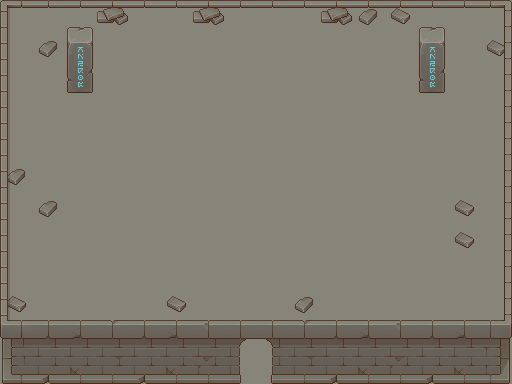

This is a level from a 2D game, rendered from its Tiled map with the project's own tilesets. A one-line summary and the complete map file follow:
An orthogonal 16x12 tile map with 32x32 px tiles, 3 tile layers (Capa de patrones 2, Capa de patrones 3, Capa de patrones 1), 4 tilesets.

<map version="1.10" tiledversion="1.10.1" orientation="orthogonal" renderorder="right-down" width="16" height="12" tilewidth="32" tileheight="32" infinite="0" nextlayerid="4" nextobjectid="1">
 <tileset firstgid="1" source="TX Tileset Wall.tsx" />
 <tileset firstgid="257" source="TX Tileset Stone Ground.tsx" />
 <tileset firstgid="321" source="TX Struct.tsx" />
 <tileset firstgid="577" source="TX Props.tsx" />
 <layer id="2" name="Capa de patrones 2" width="16" height="12">
  <data encoding="csv">
266,266,266,266,266,266,266,266,266,266,266,266,266,266,266,266,
266,266,266,266,266,266,266,266,266,266,266,266,266,266,266,266,
266,266,266,266,266,266,266,266,266,266,266,266,266,266,266,266,
266,266,266,266,266,266,266,266,266,266,266,266,266,266,266,266,
266,266,266,266,266,266,266,266,266,266,266,266,266,266,266,266,
266,266,266,266,266,266,266,266,266,266,266,266,266,266,266,266,
266,266,266,266,266,266,266,266,266,266,266,266,266,266,266,266,
266,266,266,266,266,266,266,266,266,266,266,266,266,266,266,266,
266,266,266,266,266,266,266,266,266,266,266,266,266,266,266,266,
266,266,266,266,266,266,266,266,266,266,266,266,266,266,266,266,
266,266,266,266,266,266,266,266,266,266,266,266,266,266,266,266,
266,266,266,266,266,266,266,266,266,266,266,266,266,266,266,266
</data>
 </layer>
 <layer id="3" name="Capa de patrones 3" width="16" height="12">
  <data encoding="csv">
793,776,616,826,776,792,826,808,777,792,826,824,825,616,777,777,
778,824,632,778,794,809,808,793,808,808,793,778,777,632,792,825,
778,808,648,0,0,0,0,0,0,0,0,0,0,648,777,794,
808,776,0,0,0,0,0,0,0,0,0,0,0,0,792,778,
792,808,0,0,0,0,0,0,0,0,0,0,0,0,778,809,
824,794,0,0,0,0,0,0,0,0,0,0,0,0,810,777,
810,824,0,0,0,0,0,0,0,0,0,0,0,0,825,793,
793,794,756,0,0,0,0,0,0,0,0,0,0,756,825,809,
808,776,755,0,0,0,0,0,0,0,0,0,0,755,777,793,
825,792,755,792,777,825,794,809,793,824,776,793,809,755,809,808,
825,810,793,809,826,776,776,792,809,777,809,792,824,809,792,52,
0,0,0,0,0,0,0,0,0,0,0,0,0,0,810,68
</data>
 </layer>
 <layer id="1" name="Capa de patrones 1" width="16" height="12">
  <data encoding="csv">
18,19,19,19,19,19,19,19,19,19,19,19,19,19,19,20,
34,0,633,0,0,0,0,0,0,0,0,0,0,633,0,36,
34,0,649,0,0,0,0,0,0,0,0,0,0,649,0,36,
34,0,0,0,0,0,0,0,0,0,0,0,0,0,0,36,
34,0,0,0,0,0,0,0,0,0,0,0,0,0,0,36,
34,0,0,0,0,0,0,0,0,0,0,0,0,0,0,36,
34,0,0,0,0,0,0,0,0,0,0,0,0,0,0,36,
34,0,0,0,0,0,0,0,0,0,0,0,0,0,0,36,
34,89,755,89,89,89,89,89,89,89,89,89,89,755,89,36,
34,89,755,89,89,89,89,89,89,89,89,89,89,755,89,36,
50,99,100,98,99,100,101,398,399,98,99,100,101,99,100,52,
66,115,116,114,115,116,117,414,415,114,115,116,117,115,116,68
</data>
 </layer>
</map>
